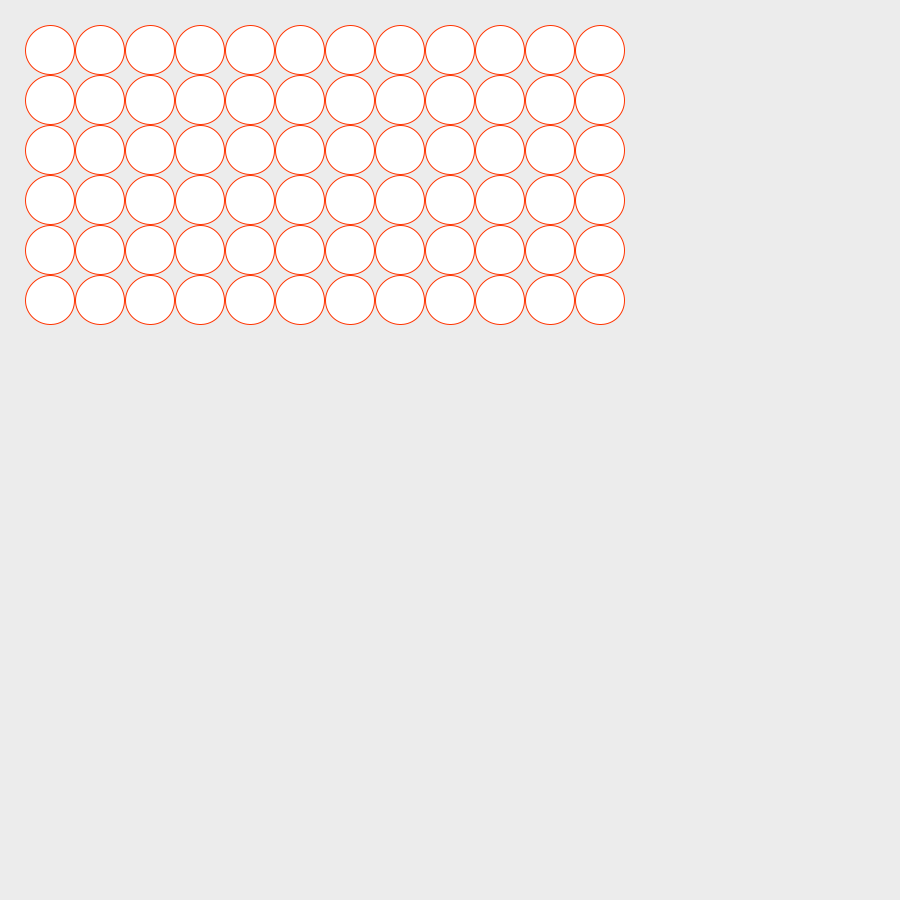
Frame 1 (no input)
Frame 60 (the mouse pressed at the canvas centre just before this capture): identical to frame 1, image omitted
Frame 120 (the mouse held since frame 60 and released just before this capture): identical to frame 1, image omitted

The Processing sketch that drew this single still picture (run headless with seeded random() and noise(); from frame 60 on, the mouse is pressed at the canvas centre):

// Processing sketch: build_01
// ── build_01.pde

float x, y;

int numAssets = 72;
int startX = 50;
int startY = 50;
int Xspacing = 50;
int Yspacing = 50;
int gridCols= 12;

void setup() {
  size(900, 900);
  smooth();
}

void draw() {
  background(#ECECEC);

  for (int i=0; i<numAssets; i++) {
    int row = floor(i / gridCols);
    int col = i % gridCols;

    // find x and y pos
    x = startX + (col * Xspacing);
    y = startY + (row * Yspacing);

    stroke(#FF3300);
    fill(#FFFFFF);
    ellipse(x, y, 49, 49);
  }
  
}
